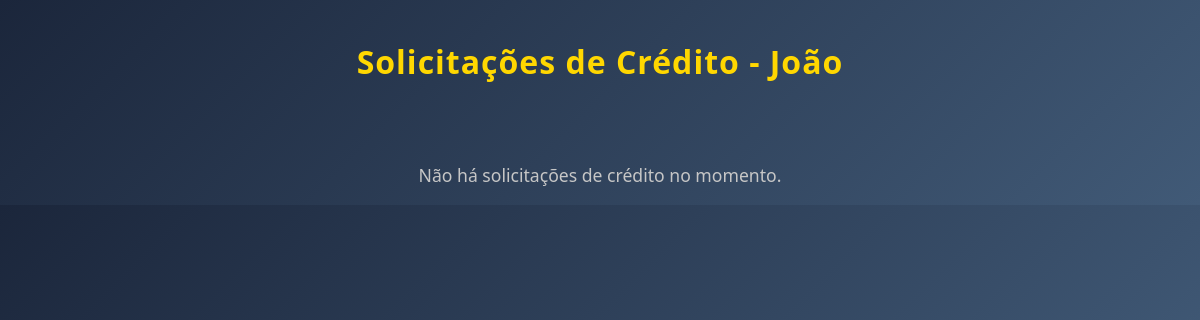
Page /users/solicitacoes/ (signed in) on the earlier database version.
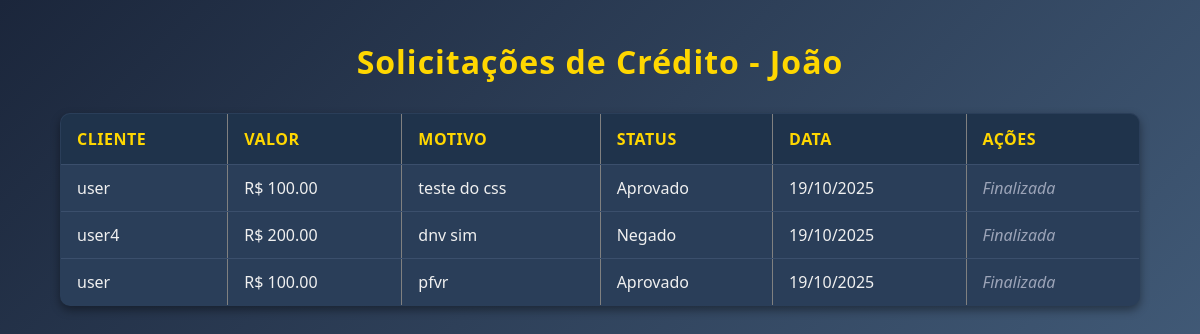
Same page on the later database version.
### users/models.py (models this page shows, shortened)
class SolicitacaoCredito(models.Model):
    STATUS_CHOICES = [
        ('pendente', 'Pendente'),
        ('aprovado', 'Aprovado'),
        ('negado', 'Negado'),
    ]
    cliente = models.ForeignKey(
        Cliente,
        on_delete=models.CASCADE,
        related_name='solicitacoes'
    )
    gerente = models.ForeignKey(
        Gerente,
        on_delete=models.SET_NULL,
        null=True,
        blank=True,
        related_name='solicitacoes_recebidas'
    )
    valor = models.DecimalField(max_digits=10, decimal_places=2)
    motivo = models.TextField()
    data_solicitacao = models.DateTimeField(auto_now_add=True)
    status = models.CharField(max_length=10, choices=STATUS_CHOICES, default='pendente')
    resposta_gerente = models.TextField(blank=True, null=True)

class Cliente(models.Model):
    gerente_responsavel = models.ForeignKey(
        Gerente,
        on_delete=models.SET_NULL,
        null=True,
        blank=True,
        related_name="clientes"
    )
    numero_da_conta = models.CharField(
        max_length=20,
        unique=True,
        default=gerar_numero_conta
    )
    cpf = models.CharField(max_length=14, unique=True, validators=[cpf_validator])
    username = models.CharField(max_length=150)
    email = models.EmailField(unique=True)
    password = models.CharField(max_length=128)
    data_de_nascimento = models.DateField()
    telefone = models.CharField(max_length=14, validators=[telefone_validator])
    data_de_cadastro = models.DateTimeField(auto_now_add=True)
    saldo = models.DecimalField(max_digits=10, decimal_places=2, default=0.00)
    tipo_de_conta = models.CharField(
        max_length=20,
        choices=[
            ('corrente', 'Conta Corrente'),
            ('poupanca', 'Conta Poupança'),
            ('salario', 'Conta Salário'),
        ]
    )
    status_conta = models.CharField(max_length=20, default='ativa')
    admUser = models.BooleanField(default=False)
    creditos = models.DecimalField(max_digits=10, decimal_places=2, default=0.00)

### users/views.py (the view)
# urls.py: path('solicitacoes/', views.lista_solicitacoes_gerente, name='lista_solicitacoes_gerente'),
def lista_solicitacoes_gerente(request):
    gerente_id = request.session.get("user_id")
    gerente = get_object_or_404(Gerente, id=gerente_id)
    solicitacoes = SolicitacaoCredito.objects.filter(gerente=gerente).order_by('-data_solicitacao')
    return render(request, 'users/perfil/gerente/solicitacoes.html', {'gerente': gerente, 'solicitacoes': solicitacoes})

### templates/users/perfil/gerente/solicitacoes.html (shortened to what this page needs)
<!DOCTYPE html>
<html lang="pt-BR">
<head>
    {% load static %}
    <link rel="stylesheet" href="{% static 'perfil/gerente/solicitacoes/style.css' %}">
</head>
<body>
    <h1>Solicitações de Crédito - {{ gerente.nome }}</h1>
    {% if solicitacoes %}
        <table border="1" cellpadding="8">
            <thead>
                <tr>
                    <th>Cliente</th>
                    <th>Valor</th>
                    <th>Motivo</th>
                    <th>Status</th>
                    <th>Data</th>
                    <th>Ações</th>
                </tr>
            </thead>
            <tbody>
                {% for s in solicitacoes %}
                <tr>
                    <td>{{ s.cliente.username }}</td>
                    <td>R$ {{ s.valor }}</td>
                    <td>{{ s.motivo }}</td>
                    <td>{{ s.status|title }}</td>
                    <td>{{ s.data_solicitacao|date:"d/m/Y" }}</td>
                    <td>
                        {% if s.status == "pendente" %}
                            <a href="{% url 'users:responder_solicitacao' s.id %}">Responder</a>
                        {% else %}
                            <em>Finalizada</em>
                        {% endif %}
                    </td>
                </tr>
                {% endfor %}
            </tbody>
        </table>
    {% else %}
        <p>Não há solicitações de crédito no momento.</p>
    {% endif %}
</body>
</html>

Differences in the rows shown:
added SolicitacaoCredito: cliente.username "user", valor "100.00", motivo "teste do css", status "Aprovado", data_solicitacao "19/10/2025", shows "Finalizada"
added SolicitacaoCredito: cliente.username "user4", valor "200.00", motivo "dnv sim", status "Negado", data_solicitacao "19/10/2025", shows "Finalizada"
added SolicitacaoCredito: cliente.username "user", valor "100.00", motivo "pfvr", status "Aprovado", data_solicitacao "19/10/2025", shows "Finalizada"
Other differences:
text no longer shown: "Não há solicitações de crédito no momento."
text now shown: "CLIENTE VALOR MOTIVO STATUS DATA AÇÕES"
